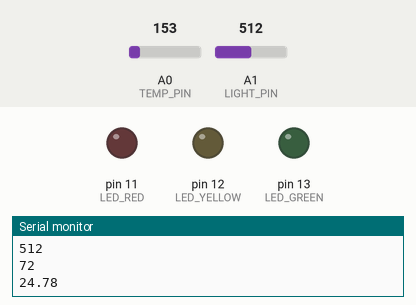
Recording of a sketch running on a simulated Arduino Uno, built with avr-gcc and run on an emulated ATmega328P. Shown: output pins drawn as LEDs (lit = HIGH), the last lines printed to the serial monitor. The inputs (shaded band) are chosen by the test bench; at power-on: A0 (TEMP_PIN) = 153, A1 (LIGHT_PIN) = 512.

Above: at 2.8 s.
2.9 s: A0 (TEMP_PIN) set to 135
At 3.4 s:
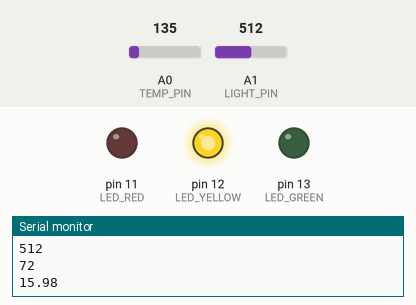
4.5 s: A1 (LIGHT_PIN) set to 449
6.2 s: A1 (LIGHT_PIN) set to 420
At 7.6 s:
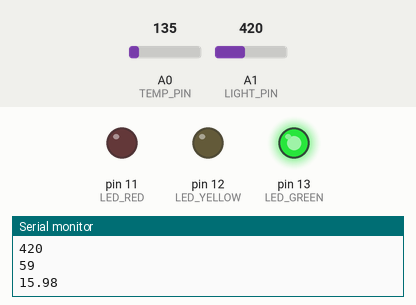
8.5 s: A0 (TEMP_PIN) set to 165
At 10.2 s:
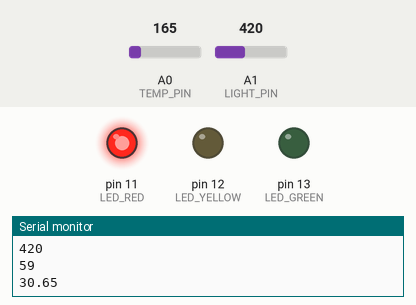
10.5 s: A0 (TEMP_PIN) set to 133
At 11.9 s:
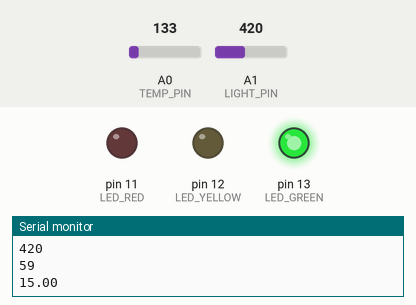
12.5 s: A0 (TEMP_PIN) set to 175
At 13.4 s:
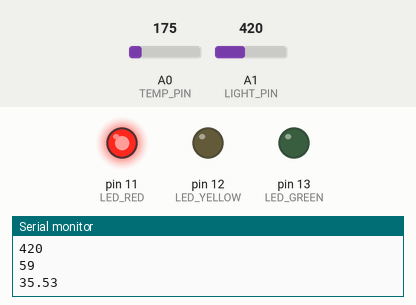
Timing chart, 0 to 15.5 s (numbered marks = the images above; inputs shaded):
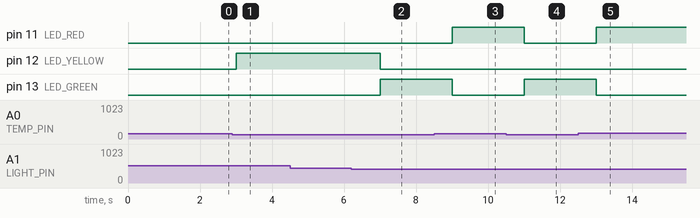

Measured:
- the behaviour switches between 146 and 145 on A0 (TEMP_PIN) (found by bisection; images 0 and 1)
- the behaviour switches between 431 and 430 on A1 (LIGHT_PIN) (found by bisection; images 1 and 2)
- after the input at 2.9 s, pin 12 (LED_YELLOW): LOW → HIGH after 0.10 s
- after the input at 6.2 s, pin 12 (LED_YELLOW): HIGH → LOW after 0.80 s; pin 13 (LED_GREEN): LOW → HIGH after 0.80 s
- after the input at 8.5 s, pin 11 (LED_RED): LOW → HIGH after 0.50 s; pin 13 (LED_GREEN): HIGH → LOW after 0.50 s
- after the input at 10.5 s, pin 11 (LED_RED): HIGH → LOW after 0.50 s; pin 13 (LED_GREEN): LOW → HIGH after 0.50 s
- after the input at 12.5 s, pin 11 (LED_RED): LOW → HIGH after 0.50 s; pin 13 (LED_GREEN): HIGH → LOW after 0.50 s

The sketch:

exercise2-tinkercad.ino
```cpp
// File: exercise2-tinkercad.ino

/* wp3 - exercise 2
 * John Dickson, Oliver Hansson, Sebastian Vingård Larsson
 * 2026-02-17
 * group: 27
 * Submission code: I2c7C5 */

#define LED_RED 11
#define LED_YELLOW 12
#define LED_GREEN 13
#define TEMP_PIN A0
#define LIGHT_PIN A1

// time in ms
#define READING_INTERVAL 1000

// For readability, we define a Dependency enum
enum Dependency : uint8_t {
  NORMAL = 0,
  HIGHER,
  LOWER
};

// prototypes
float convertVToDegC(int rawTempReading);
Dependency checkDependency(int lightIntensityPercentage, float tempC);

// global variables
int g_tempReading;
int g_lightReading;
int g_lastReading;
int g_lightIntensityPercentage;
float g_tempC;
Dependency g_dep;
int g_lightStateTable[3][3] = {
  {HIGH, LOW, LOW}, // Normal state
  {LOW, HIGH, LOW}, // Temp too high for dependency
  {LOW, LOW, HIGH}  // Temp too low for dependency
};

// function to convert the rawTempReading into degrees C
float convertVToDegC(int rawTempReading) {
  return (((rawTempReading * 5.0) / 1023) - 0.5) * 100;
}

// return the corresponding dependency based on the current temp in
// degrees C compared to the lightIntensityPercentage
Dependency checkDependency(int lightIntensityPercentage, float tempC) {
  if (lightIntensityPercentage < 1) {
    if (tempC >= -12) return HIGHER;
  } else if (lightIntensityPercentage <= 20) {
    if (tempC < -12) return LOWER;
    if (tempC > 0) return HIGHER;
  } else if (lightIntensityPercentage <= 60) {
    if (tempC < 0) return LOWER;
    if (tempC > 20) return HIGHER;
  } else if (lightIntensityPercentage > 60) {
    if (tempC < 21) return LOWER;
  }

  return NORMAL;
}

// setup function
void setup()
{
  // init serial bus
  Serial.begin(115200);

  // init pins and their modes
  pinMode(LED_GREEN, OUTPUT);
  pinMode(LED_YELLOW, OUTPUT);
  pinMode(LED_RED, OUTPUT);
  pinMode(TEMP_PIN, INPUT);
  pinMode(LIGHT_PIN, INPUT);

  // init the g_lastReading var with the current time in millis
  g_lastReading = millis();
}

// main program loop
void loop() {
  unsigned long now = millis();

  // if the time since last reading is greater-equal the pre-defined
  // READING_INTERVAL, enter if-block
  if (now - g_lastReading >= READING_INTERVAL) {
    g_lastReading = now;
  	g_tempReading = analogRead(TEMP_PIN);
  	g_lightReading = analogRead(LIGHT_PIN);
  	g_lightIntensityPercentage = map(g_lightReading, 0, 706, 0, 100);
  	g_tempC = convertVToDegC(g_tempReading);
    Dependency depCurrReading = checkDependency(g_lightIntensityPercentage, g_tempC);

    // if the new dependency is different from the old one, enter if-block
    if (g_dep != depCurrReading) {
      g_dep = depCurrReading;
	  digitalWrite(LED_GREEN, g_lightStateTable[g_dep][0]);
	  digitalWrite(LED_RED, g_lightStateTable[g_dep][1]);
	  digitalWrite(LED_YELLOW, g_lightStateTable[g_dep][2]);
    }

    Serial.println(g_lightReading);
	Serial.println(g_lightIntensityPercentage);
    Serial.println(g_tempC);
  }

}
```
